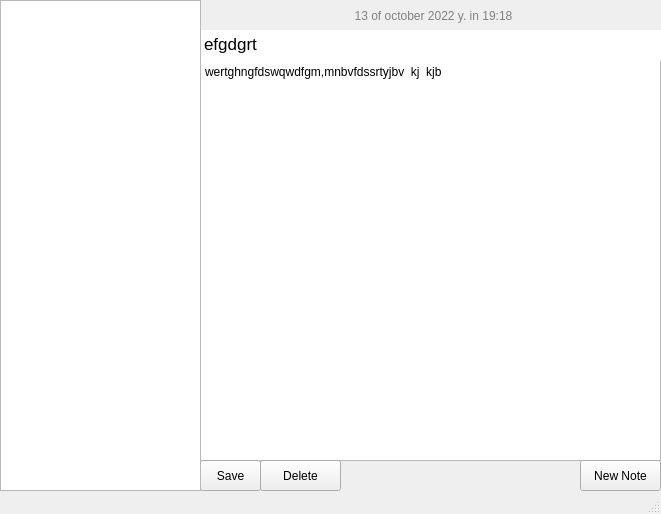
<?xml version="1.0" encoding="UTF-8"?>
<ui version="4.0">
 <class>MainWindow</class>
 <widget class="QMainWindow" name="MainWindow">
  <property name="geometry">
   <rect>
    <x>0</x>
    <y>0</y>
    <width>661</width>
    <height>514</height>
   </rect>
  </property>
  <property name="sizePolicy">
   <sizepolicy hsizetype="Fixed" vsizetype="Fixed">
    <horstretch>0</horstretch>
    <verstretch>0</verstretch>
   </sizepolicy>
  </property>
  <property name="maximumSize">
   <size>
    <width>16777215</width>
    <height>16777212</height>
   </size>
  </property>
  <property name="windowTitle">
   <string>MainWindow</string>
  </property>
  <property name="autoFillBackground">
   <bool>true</bool>
  </property>
  <widget class="QWidget" name="centralwidget">
   <widget class="QPlainTextEdit" name="note_text">
    <property name="geometry">
     <rect>
      <x>200</x>
      <y>60</y>
      <width>461</width>
      <height>401</height>
     </rect>
    </property>
    <property name="autoFillBackground">
     <bool>false</bool>
    </property>
    <property name="plainText">
     <string>wertghngfdswqwdfgm,mnbvfdssrtyjbv  kj  kjb </string>
    </property>
   </widget>
   <widget class="QLabel" name="date_label">
    <property name="geometry">
     <rect>
      <x>198</x>
      <y>0</y>
      <width>471</width>
      <height>32</height>
     </rect>
    </property>
    <property name="autoFillBackground">
     <bool>true</bool>
    </property>
    <property name="text">
     <string>&lt;html&gt;&lt;head/&gt;&lt;body&gt;&lt;p&gt;&lt;span style=&quot; color:#818181;&quot;&gt;13 of october 2022 y. in 19:18&lt;/span&gt;&lt;/p&gt;&lt;/body&gt;&lt;/html&gt;</string>
    </property>
    <property name="alignment">
     <set>Qt::AlignCenter</set>
    </property>
   </widget>
   <widget class="QPushButton" name="SaveButton">
    <property name="geometry">
     <rect>
      <x>200</x>
      <y>460</y>
      <width>61</width>
      <height>31</height>
     </rect>
    </property>
    <property name="text">
     <string>Save</string>
    </property>
   </widget>
   <widget class="QTextEdit" name="title_edit">
    <property name="geometry">
     <rect>
      <x>200</x>
      <y>30</y>
      <width>461</width>
      <height>31</height>
     </rect>
    </property>
    <property name="autoFillBackground">
     <bool>true</bool>
    </property>
    <property name="frameShape">
     <enum>QFrame::NoFrame</enum>
    </property>
    <property name="frameShadow">
     <enum>QFrame::Plain</enum>
    </property>
    <property name="sizeAdjustPolicy">
     <enum>QAbstractScrollArea::AdjustToContents</enum>
    </property>
    <property name="html">
     <string>&lt;!DOCTYPE HTML PUBLIC &quot;-//W3C//DTD HTML 4.0//EN&quot; &quot;http://www.w3.org/TR/REC-html40/strict.dtd&quot;&gt;
&lt;html&gt;&lt;head&gt;&lt;meta name=&quot;qrichtext&quot; content=&quot;1&quot; /&gt;&lt;style type=&quot;text/css&quot;&gt;
p, li { white-space: pre-wrap; }
&lt;/style&gt;&lt;/head&gt;&lt;body style=&quot; font-family:'.AppleSystemUIFont'; font-size:13pt; font-weight:400; font-style:normal;&quot;&gt;
&lt;p style=&quot; margin-top:0px; margin-bottom:0px; margin-left:0px; margin-right:0px; -qt-block-indent:0; text-indent:0px;&quot;&gt;efgdgrt&lt;/p&gt;&lt;/body&gt;&lt;/html&gt;</string>
    </property>
   </widget>
   <widget class="QPushButton" name="DeleteButton">
    <property name="geometry">
     <rect>
      <x>260</x>
      <y>460</y>
      <width>81</width>
      <height>31</height>
     </rect>
    </property>
    <property name="text">
     <string>Delete</string>
    </property>
   </widget>
   <widget class="QPushButton" name="NewButton">
    <property name="geometry">
     <rect>
      <x>580</x>
      <y>460</y>
      <width>81</width>
      <height>31</height>
     </rect>
    </property>
    <property name="text">
     <string>New Note</string>
    </property>
   </widget>
   <widget class="QListWidget" name="notes_display">
    <property name="geometry">
     <rect>
      <x>0</x>
      <y>0</y>
      <width>201</width>
      <height>491</height>
     </rect>
    </property>
   </widget>
  </widget>
  <widget class="QStatusBar" name="statusbar"/>
  <action name="actionldfgldkfgfjgr">
   <property name="text">
    <string>ldfgldkfgfjgr</string>
   </property>
  </action>
 </widget>
 <resources/>
 <connections/>
</ui>
